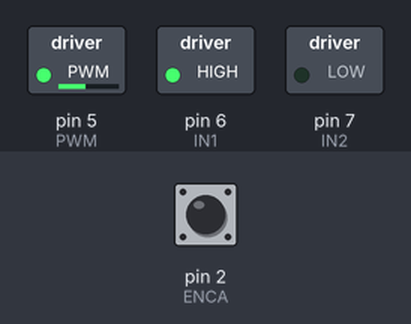
Bench run of a program on a simulated Arduino Mega 2560, built with avr-gcc and run on an emulated ATmega2560. On the bench: switched loads named in the program (green lamp = pin HIGH). The inputs (shaded band) are chosen by the test bench; at power-on: pin 2 (ENCA) HIGH. What the program prints to the serial monitor is not drawn.

Above: at 0.15 s.
At 0.77 s:
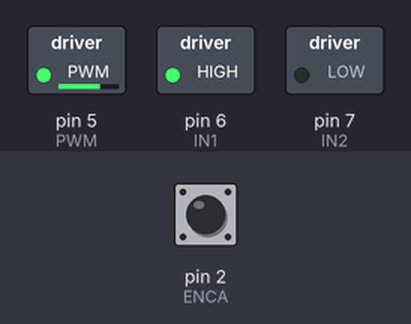
At 1.6 s:
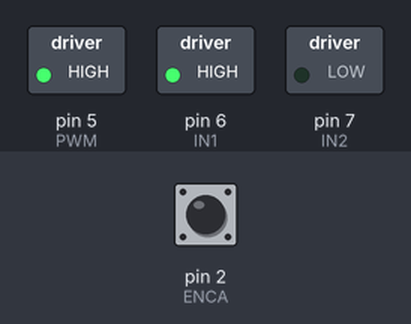
Timing chart, 0 to 3.1 s (numbered marks = the images above):
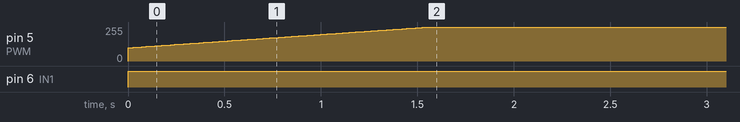

The program:

main.cpp
```cpp
#include <Arduino.h>
#include <util/atomic.h>

#define ENCA 2
#define ENCB 3
#define PWM 5
#define IN1 6
#define IN2 7

//globals
long prevT=0;// thời gian trước đó
int posPrev=0;// vị trí trước đó
volatile int pos_i=0;//vị tri hiện tại (volatile vì được thay đổi trong ngắt)
volatile float velocity_i=0;//Vận tốc tính theo phương pháp 2
volatile long prevT_i=0;// Thời gian trước đó cho phương pháp 2

float v1Filt=0;//vận tốc lọc phương pháp 1
float v1Prev=0;
float v2Filt=0;//vận tốc lọc phương pháp 2
float v2Prev=0;

float eintegral = 0;// tích phân lỗi

void setup() {
  Serial.begin(9600);
  pinMode(ENCA, INPUT);
  pinMode(ENCB, INPUT);
  pinMode(PWM, OUTPUT);
  pinMode(IN1, OUTPUT);
  pinMode(IN2, OUTPUT);
  attachInterrupt(digitalPinToInterrupt(ENCA),readEncoder,RISING);
}

void loop() {

  //read the position in an atomic block
  //to avoid potential misreads
  int pos=0;
  float velocity2=0;
  ATOMIC_BLOCK(ATOMIC_RESTORESTATE){
    pos=pos_i;
    velocity2=velocity_i;
  }
  //compute velocity with method 1
  long currT=micros();// thời gian hiện tại
  float deltaT=((float)(currT-prevT))/1.0e6;//thời gian giữa 2 lần đọc
  float velocity1 = (pos-posPrev)/deltaT;// vận tốc = (vị trí hiện tại - vị trí trước đó)/ deltaT
  prevT=currT;
  posPrev=pos;
  //conver count/s to RPM

  float v1=velocity1*60.0/330.0;
  float v2=velocity2*60.0/330.0;

  //Low pass filter(25HZ cutoff)
  v1Filt=0.854*v1Filt+0.0728*v1+0.0728*v1Prev;
  v1Prev=v1;
  v2Filt=0.854*v2Filt+0.0728*v2+0.0728*v2Prev;
  v2Prev=v2;

  //set a target speed
  float vt=100*(sin(currT/1e6)>0);
  //compute the control signal u
  float kp=1;
  float ki=1;
  float e=vt-v1Filt;
  eintegral=eintegral+e*deltaT;
  float u=kp*e+ki*eintegral;

  //set the motor speed and direction
  int dir = 1;
  if (u<0){
    dir=-1;
  }
  int pwr = (int) fabs(u);
  if (pwr>255){
    pwr=255;
  }
  setMotor(dir,pwr,PWM,IN1,IN2);


  Serial.print(v1);
  Serial.print(" ");
  Serial.print(v1Filt);
  Serial.println();
  delay(1);
}

void setMotor(int dir, int pwmVal, int pwm, int in1, int in2){
  analogWrite(pwm, pwmVal);
  if(dir == 1){
    digitalWrite(in1, HIGH);
    digitalWrite(in2, LOW);
  } else if(dir == -1){
    digitalWrite(in1, LOW);
    digitalWrite(in2, HIGH);
  } else {
    digitalWrite(in1, LOW);
    digitalWrite(in2, LOW);
  }
}

void readEncoder(){
  int b = digitalRead(ENCB);// đọc trạng thái encoder b
  int increment =0;
  if(b > 0){
    increment = 1;// thuận
  } else {
    increment = -1;// nghịch
  }
  pos_i += increment;// cập nhật vị trí

  //compute velocity with method 2
  long currT=micros();// thời gian hiện tại
  float deltaT=((float)(currT-prevT_i))/1.0e6;//thời gian giữa 2 lần đọc
  velocity_i = increment/deltaT;// vận tốc = (vị trí hiện tại - vị trí trước đó)/ deltaT
  prevT_i=currT;
}
```

Measured:
- by itself, pin 5 (PWM): moves from 0/255 to 255/255 over 1.6 s
- by itself, pin 6 (IN1): LOW → HIGH at 0.00 s
